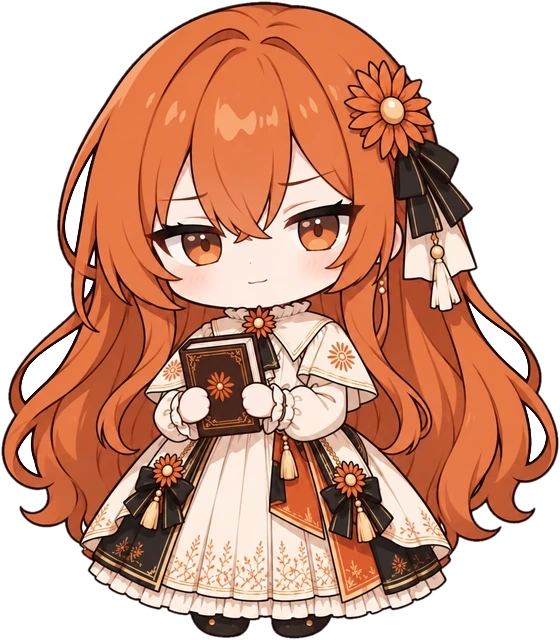
#> input picture characters/claude/annoyed.webp, 560 x 640 px; its folder holds only this picture in this run
$ python prepare.py ../characters/claude/annoyed.webp ../characters/claude/busy_right.webp ../characters/claude/bye.webp
#> lines starting #> are read from the running program, lines starting #| are printed output that depends on the picture; after the words box and inside, x2 and y2 are one past the last pixel; in counts of white or black regions, pixels touching at a corner belong together
### tools/hairgap.py
#!/usr/bin/env python3
"""抠掉头发之间被围住的白缝：生图 AI 画的长发常把背景围在发丝中间，prepare.py 只抠和图片边缘连通的白底，这些缝会留成白块。
    python3 tools/hairgap.py <角色id> [姿态名…]          → 原地处理 characters/<角色id>/*.webp（不写姿态名就是全部）
    python3 tools/hairgap.py --check <角色id> <输出.png>  → 只出一张标红的检查图，不改文件
用开源的动漫人物分割模型 isnet-anime（rembg 项目发布，约 170MB，只在本机处理立绘时用，不进仓库、不进安装包）判断哪里是人物：
    mkdir -p ~/.u2net && curl -L -o ~/.u2net/isnet-anime.onnx https://github.com/danielgatis/rembg/releases/download/v0.0.0/isnet-anime.onnx
只动浅色像素（白缝和它的抗锯齿边），深色的头发、衣服、描边一律不改，所以不会改坏已有的轮廓；白衣服、白头发模型认得出是人物，会留着。
"""
import os
import sys
from pathlib import Path

import numpy as np
from PIL import Image
from scipy import ndimage

CHARACTERS = Path(__file__).resolve().parent.parent / "characters"
MODEL = Path(os.path.expanduser("~/.u2net/isnet-anime.onnx"))
_session = None


def available() -> bool:
    return MODEL.exists()


# [87 lines left out: functions person_prob, gap_weight, clean, process, check, not called in this run]


# [11 lines that do not run on import are left out]

### tools/prepare.py
#!/usr/bin/env python3
"""把一张白底立绘处理成桌宠用的透明 WebP。
    python3 tools/prepare.py <输入图> <角色id> <姿态名>   → characters/<角色id>/<姿态名>.webp
做的事：抠掉和图片边缘连通的白底（衣服里的白色不会被抠）→ 去掉飘在空中的小碎片（生图 AI 常画的汗滴、速度线、闪光）
和贴地的扁平影子 → 抠掉头发之间被围住的白缝（hairgap.py）→ 比主角站得低的小帮手挪到同一条地面上 → 裁掉空白 → 统一缩放到 640 高（所有姿态同尺度）→ 存 WebP。
"""
import os
import sys
from collections import deque
from pathlib import Path

import numpy as np
from PIL import Image, ImageFilter
from scipy import ndimage

sys.path.insert(0, str(Path(__file__).resolve().parent))
import hairgap  # noqa: E402

CHARACTERS = Path(__file__).resolve().parent.parent / "characters"
TARGET_H = 640
BG_MIN = int(os.environ.get("BG_MIN", 215))
BG_SPREAD = int(os.environ.get("BG_SPREAD", 28))
# 配合严格的 BG_MIN / BG_SPREAD 用：先只抠很白的底（保住没描边的白花边、白围裙），再把紧贴着底、几像素以内的浅色光晕也去掉
BG_HALO = int(os.environ.get("BG_HALO", 0))


# [42 lines left out: function background_mask, not called in this run]


def drop_debris(mask: Image.Image):
    """只留人物主体和够大的道具：比主体 0.4% 还小的碎块（汗滴、速度线、闪光）去掉；
    又扁又宽、贴在主体脚下的一块（地面影子）也去掉，App 会自己画影子。
    返回 (新的遮罩, 连通块标号, 每块是否保留, 主体的标号)。"""
    a = np.array(mask) > 0
    labels, n = ndimage.label(a)
    keep = np.zeros(n + 1, bool)
    if n == 0:
        return mask, labels, keep, 0
    areas = ndimage.sum(a, labels, range(1, n + 1))
    main = int(np.argmax(areas)) + 1
    boxes = ndimage.find_objects(labels)
    my = boxes[main - 1][0]
    main_h = my.stop - my.start
    keep[main] = True
    dropped = 0
    for i in range(1, n + 1):
        if i == main:
            continue
        ys, xs = boxes[i - 1]
        h, w = ys.stop - ys.start, xs.stop - xs.start
        shadow = h < main_h * 0.08 and w > h * 3 and ys.start > my.start + main_h * 0.8
        if areas[i - 1] >= areas[main - 1] * 0.004 and not shadow:
            keep[i] = True
        else:
            dropped += 1
    if dropped:
        print(f"  去掉 {dropped} 块碎片 / 影子")
    return Image.fromarray(np.where(keep[labels], 255, 0).astype(np.uint8), "L"), labels, keep, main


def ground_helpers(im: Image.Image, labels, keep, main) -> Image.Image:
    """和主角分开的小帮手 / 道具如果站得比主角的脚还低，就往上挪到主角脚底那条线上。
    App 按整张图的最底边对齐地面，不挪的话主角会悬空。"""
    if not main:
        return im
    boxes = ndimage.find_objects(labels)
    foot = boxes[main - 1][0].stop
    arr = np.array(im)
    out = arr.copy()
    moved = 0
    for i, box in enumerate(boxes, start=1):
        if i == main or not keep[i] or box is None:
            continue
        ys, xs = box
        if ys.stop <= foot + 2:
            continue
        dy = ys.stop - foot
        sel = labels[ys, xs] == i
        patch = arr[ys, xs].copy()
        region = out[ys, xs]
        region[sel] = 0                      # 擦掉原位置
        out[ys, xs] = region
        dst = out[ys.start - dy:ys.stop - dy, xs]
        dst[sel] = patch[sel]                # 贴到上面
        out[ys.start - dy:ys.stop - dy, xs] = dst
        moved += 1
    if moved:
        print(f"  把 {moved} 个比主角站得低的小帮手挪到同一条地面上")
    return Image.fromarray(out, "RGBA")


def prepare(src: str, character: str, name: str) -> Path:
#> called with src = '../characters/claude/annoyed.webp', character = '../characters/claude/busy_right.webp', name = '../characters/claude/bye.webp'
    im = Image.open(src).convert("RGBA")
#> im is the input picture: PIL image 560x640 RGBA; mean R, G, B, A 132.9, 87, 67.5, 172.5
    skip = os.environ.get("SKIP_EDGE", "")
    if skip in ("left", "right"):
        # 切口那一侧，原图常留着几列白边：先裁掉（大半是白的列），不然不从那侧抠底时会留成一条白线
        a = np.array(im.convert("RGB")).astype(int)
        cols = ((a.min(-1) > 235) & (a.max(-1) - a.min(-1) < 20)).mean(0) > 0.6
        n = 0
        while n < len(cols) // 4 and cols[n if skip == "left" else -1 - n]:
            n += 1
        if n:
            im = im.crop((n, 0, im.width, im.height) if skip == "left" else (0, 0, im.width - n, im.height))
    # 生图 AI 直接给透明底时用图自己的 alpha，别拿白底那套去抠：透明 PNG 的底色 RGB 往往是黑的，
    # 白底洪水填充抠不掉它，会留下一整块不透明的底板。两条路后面走同一段（去碎片、对齐地面、柔化边缘）
    alpha = np.array(im.getchannel("A"))
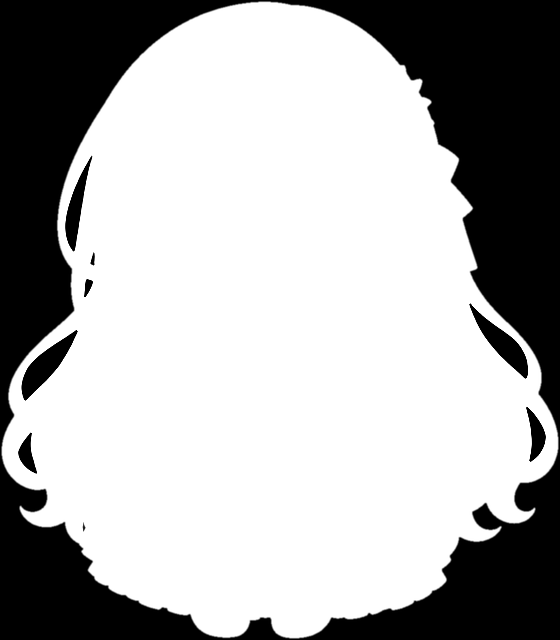
#> alpha: shape (640, 560); min 0, max 255, mean 172.5
    if (alpha < 250).mean() > 0.05:
        mask, labels, keep, main = drop_debris(im.getchannel("A").point(lambda v: 255 if v >= 16 else 0))
#> in drop_debris, `a = np.array(mask) > 0`:
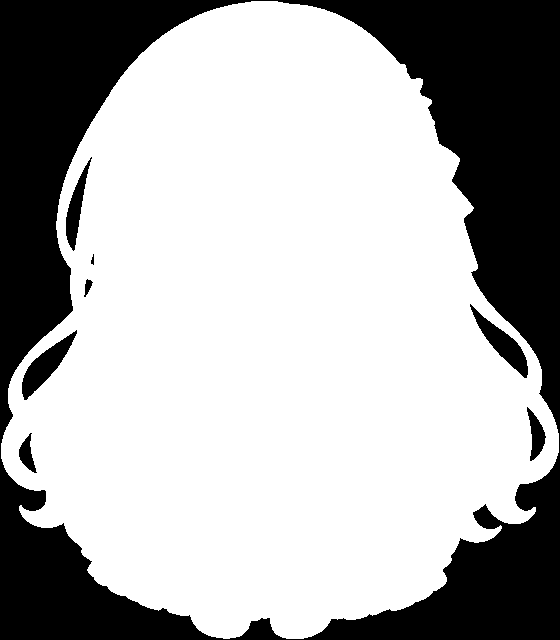
#> a: shape (640, 560) bool; 68.2% white; 8 black regions, largest, box (x1, y1, x2, y2) and area: (0, 0, 560, 640) 109466, (22, 330, 77, 400) 1309, (470, 304, 528, 378) 1243
#> in drop_debris, `labels, n = ndimage.label(a)`: n = 1
#> in drop_debris, `areas = ndimage.sum(a, labels, range(1, n + 1))`: areas = [244571]
#> in drop_debris, `main = int(np.argmax(areas)) + 1`: main = 1
#> in drop_debris, `boxes = ndimage.find_objects(labels)`: boxes = 1 item
#> in drop_debris, `main_h = my.stop - my.start`: main_h = 638
#> after the loop in drop_debris, `for i in range(1, n + 1):`: dropped = 0; keep = [False, True]
#> keep = [False, True]; main = 1
    else:
        mask, labels, keep, main = drop_debris(background_mask(im))
    im.putalpha(mask)
    im = ground_helpers(im, labels, keep, main)  # 先挪，再柔化边缘，免得原位置留下一圈看不见的晕边
#> in ground_helpers, `boxes = ndimage.find_objects(labels)`: boxes = 1 item
#> in ground_helpers, `foot = boxes[main - 1][0].stop`: foot = 639
#> the loop in ground_helpers, `for i, box in enumerate(boxes, start=1):` made 1 pass
#> i on pass 1: 1
#> after the loop in ground_helpers, `for i, box in enumerate(boxes, start=1):`: moved = 0
    im.putalpha(im.getchannel("A").filter(ImageFilter.MinFilter(3)).filter(ImageFilter.GaussianBlur(1)))
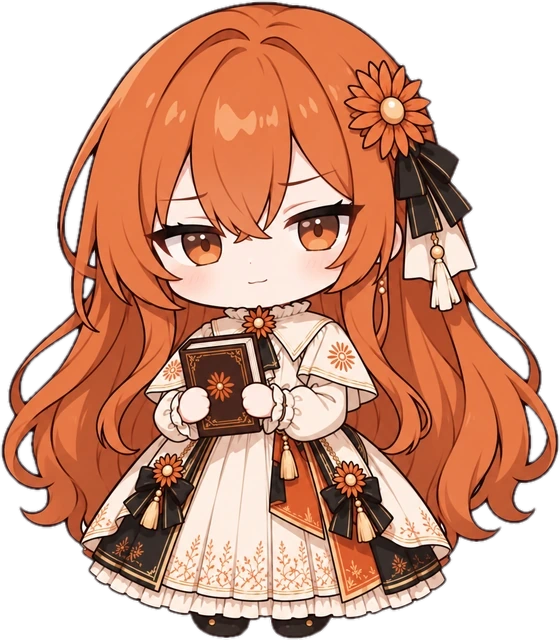
#> im: PIL image 560x640 RGBA; mean R, G, B, A 132.9, 87, 67.5, 171.2; transparent parts drawn white
    im = im.crop(im.getbbox())
    im = im.resize((round(im.width * TARGET_H / im.height), TARGET_H), Image.LANCZOS)
    out_dir = CHARACTERS / character
    out_dir.mkdir(parents=True, exist_ok=True)
    out = out_dir / f"{name}.webp"
    if hairgap.available():  # 头发之间被围住的白缝（见 hairgap.py，要先下好模型）
        im = hairgap.clean(im)[0]
    else:
        print("  没有 isnet-anime 模型，跳过抠头发缝（见 tools/hairgap.py）")
    im.save(out, "WEBP", quality=92, method=6)
    return out


if __name__ == "__main__":
    if len(sys.argv) != 4:
        print(__doc__)
        sys.exit(1)
    out = prepare(*sys.argv[1:])
#> (the run stopped early here; a loop or call above may not have finished)
